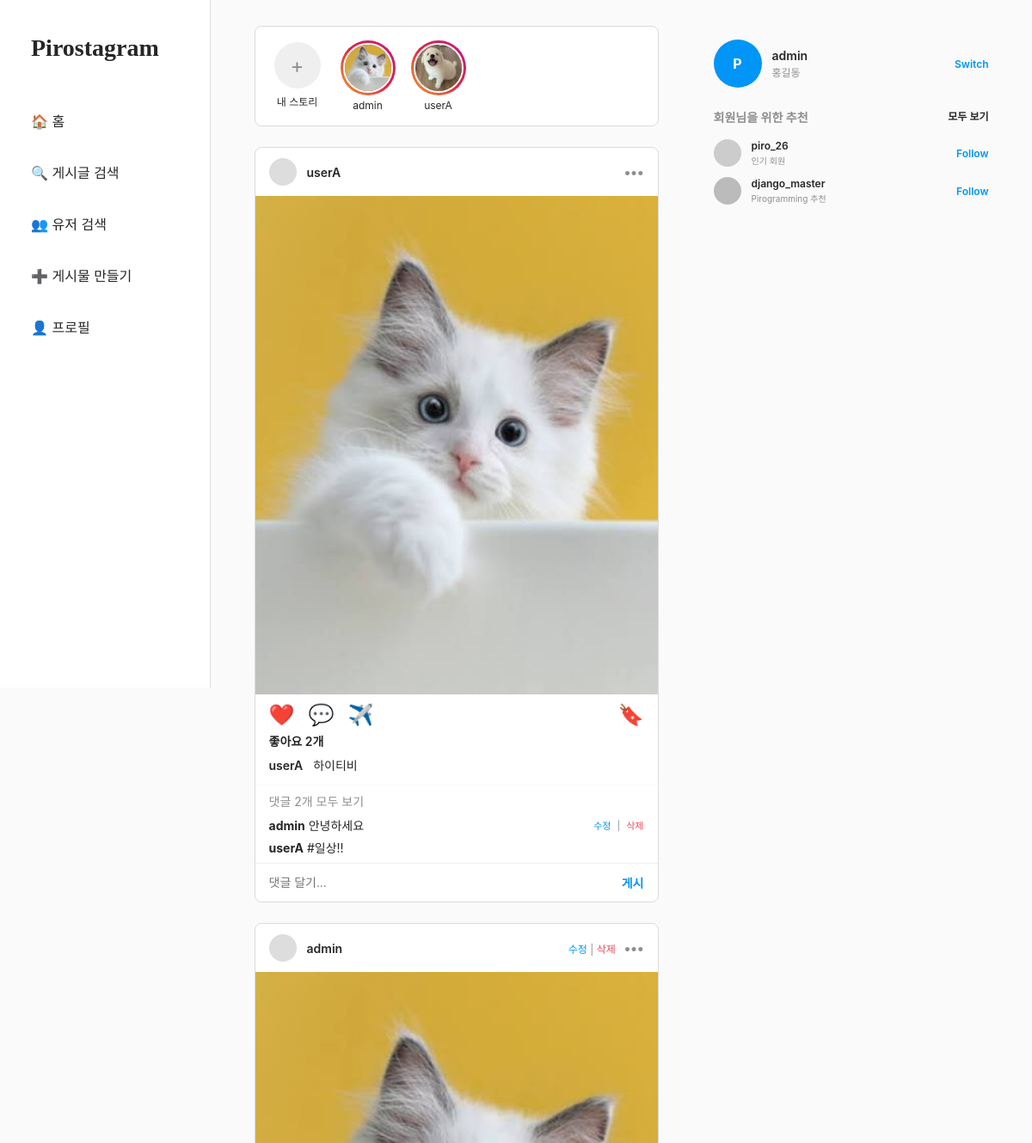
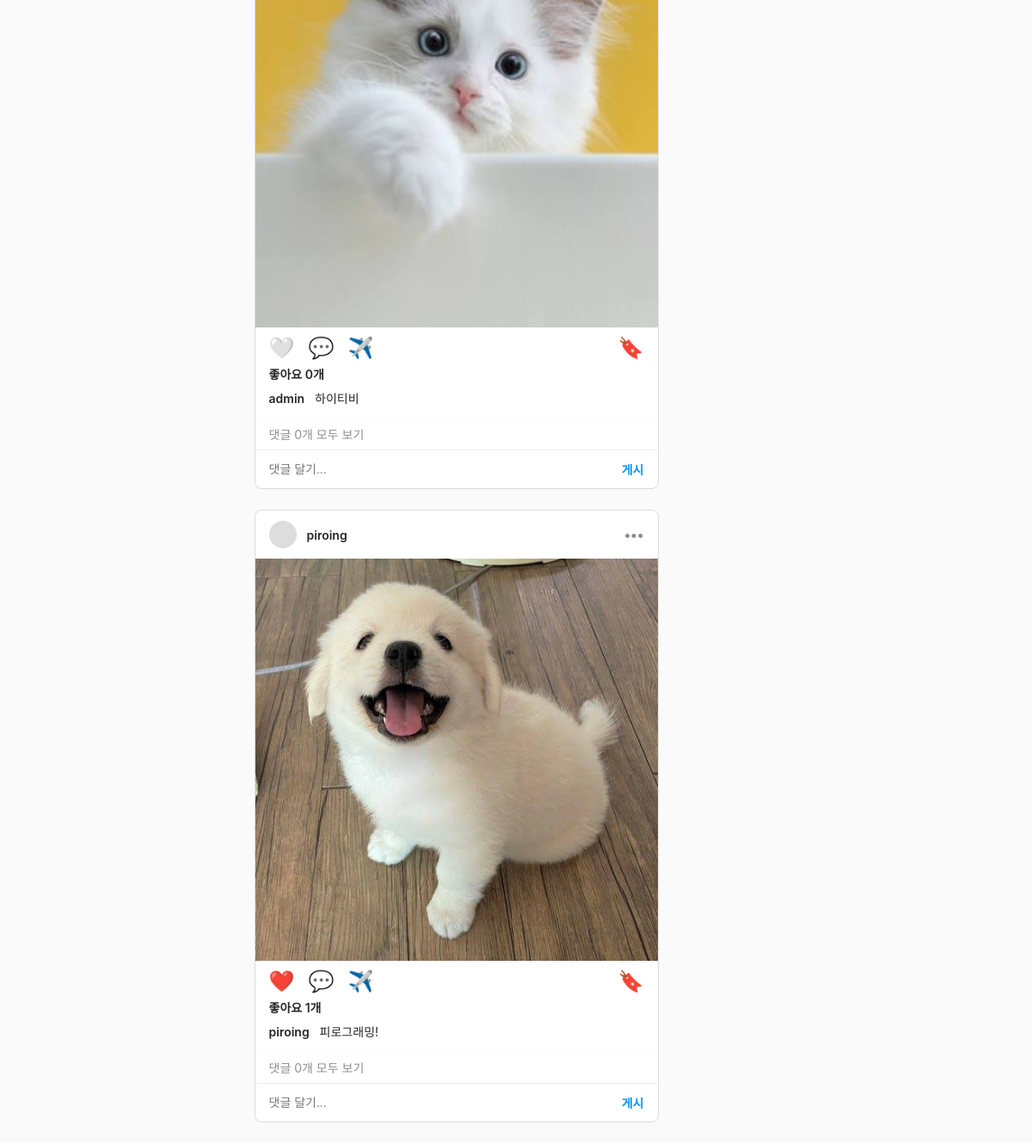
The page / (signed in) on the database its author committed (2 pictures, top to bottom).
### instagram_clone/models.py (models this page shows, shortened)
class Story(models.Model):
    author = models.ForeignKey(User, on_delete=models.CASCADE, related_name='stories')
    created_at = models.DateTimeField(auto_now_add=True)

class StoryImage(models.Model):
    story = models.ForeignKey(Story, on_delete=models.CASCADE, related_name='images')
    image = models.ImageField(upload_to='stories/')

class Post(models.Model):
    author = models.ForeignKey(User, on_delete=models.CASCADE, related_name = 'posts')
    content = models.TextField(blank=True)
    created_at = models.DateTimeField(auto_now_add=True)
    updated_at = models.DateTimeField(auto_now=True)
    image = models.ImageField(upload_to='posts/')

class Comment(models.Model):
    post = models.ForeignKey(Post, on_delete=models.CASCADE, related_name='comments')
    user = models.ForeignKey(User, on_delete=models.CASCADE, related_name='comments')
    content = models.TextField()
    created_at = models.DateTimeField(auto_now_add=True)
    updated_at = models.DateTimeField(auto_now=True)

### instagram_clone/views.py (the view)
# urls.py: path('', views.feed_view, name='feed'),
@login_required
def feed_view(request):
    user = request.user
    following_ids = Follow.objects.filter(follower=user).values_list('following_id', flat=True)
    feed_users = list(following_ids) + [user.id]
    posts = Post.objects.filter(author_id__in=feed_users).order_by('-created_at')
    stories = Story.objects.filter(author_id__in=feed_users).order_by('-created_at')
    my_likes = Like.objects.filter(user=user).values_list('post_id', flat=True)
    context = {
        'posts': posts,
        'stories': stories,
        'my_likes': my_likes,
    }
    return render(request, 'instagram/feed.html', context)

### instagram_clone/templates/instagram/feed.html (shortened to what this page needs)
<!DOCTYPE html>
<html lang="ko">
<head>
</head>
<body>
    <div class="sidebar">
        <div class="logo">Pirostagram</div>
        <ul class="menu-list">
            <li class="menu-item" onclick="location.href='{% url "feed" %}'">🏠 홈</li>
            <li class="menu-item">🔍 게시글 검색</li>
            <li class="menu-item" onclick="location.href='{% url "user_search" %}'">👥 유저 검색</li>
            <li class="menu-item" onclick="location.href='{% url "post_create" %}'">➕ 게시물 만들기</li>
            <li class="menu-item" onclick="location.href='{% url "user_profile" request.user.username %}'">👤 프로필</li>
        </ul>
    </div>
    <div class="main-container">
        <div class="timeline">
            <div class="story-container">
                <div class="story-circle-wrapper" onclick="location.href='{% url "story_create" %}'">
                    <div class="story-add-btn">+</div>
                    <span class="story-username">내 스토리</span>
                </div>
                {% for story in stories %}
                <div class="story-circle-wrapper" onclick="location.href='{% url "story_detail" story.id %}'">
                    <div class="story-avatar-border">
                        <img src="{{ story.images.first.image.url }}" class="story-avatar" alt="story avatar">
                    </div>
                    <span class="story-username">{{ story.author.username }}</span>
                </div>
                {% endfor %}
            </div>
            {% for post in posts %}
            <div class="post-card" id="post-{{ post.id }}">
                <div class="post-header">
                    <div class="post-author-info">
                        <div class="post-author-avatar"></div>
                        <a href="{% url 'user_profile' post.author.username %}" class="post-author-name">{{ post.author.username }}</a>
                    </div>
                    <div style="display: flex; align-items: center; gap: 10px;">
                        {% if post.author == request.user %}
                            <span style="font-size: 12px; font-weight: normal; color: #8E8E8E;">
                                <a href="{% url 'post_update' post.id %}" style="color: #0095F6;">수정</a> |
                                <a href="{% url 'post_delete' post.id %}" onclick="return confirm('정말 삭제하시겠습니까?')" style="color: #ED4956;">삭제</a>
                            </span>
                        {% endif %}
                        <div class="post-opt-btn">•••</div>
                    </div>
                </div>
                <img src="{{ post.image.url }}" class="post-img" alt="feed image">
                <div class="post-actions">
                    <div class="actions-left">
                        <button class="action-btn like-btn {% if post.id in my_likes %}liked{% else %}unliked{% endif %}" onclick="toggleLike({{ post.id }})">
                            {% if post.id in my_likes %}❤️{% else %}🤍{% endif %}
                        </button>
                        <button class="action-btn">💬</button>
                        <button class="action-btn">✈️</button>
                    </div>
                    <div class="action-right">
                        <button class="action-btn">🔖</button>
                    </div>
                </div>
                <span class="post-likes-count">좋아요 <span id="like-count-{{ post.id }}">{{ post.likes.count }}</span>개</span>
                <div class="post-body">
                    <a href="{% url "user_profile" post.author.username %}" style="font-weight: 600;">{{ post.author.username }}</a>
                    <span class="post-caption">{{ post.content }}</span>
                </div>
                <div class="comment-section">
                    <span class="view-comments-link">댓글 {{ post.comments.count }}개 모두 보기</span>
                    <div class="comment-list" id="comment-list-{{ post.id }}">
                        {% for comment in post.comments.all %}
                        <p style="display: flex; justify-content: space-between; align-items: center; margin-bottom: 6px;">
                            <span>
                                <b>{{ comment.user.username }}</b> {{ comment.content }}
                            </span>
                            {% if comment.user == request.user %}
                            <span style="font-size: 11px; color: #8E8E8E;">
                                <a href="{% url 'comment_update' comment.id %}" style="color: #0095F6; margin-right: 4px;">수정</a> |
                                <a href="{% url 'comment_delete' comment.id %}" onclick="return confirm('댓글을 삭제하시겠습니까?')" style="color: #ED4956; margin-left: 4px;">삭제</a>
                            </span>
                            {% endif %}
                        </p>
                        {% endfor %}
                    </div>
                </div>
                <div class="comment-form">
                    <input type="text" id="comment-input-{{ post.id }}" class="comment-input" placeholder="댓글 달기...">
                    <button class="comment-submit" onclick="submitComment({{ post.id }})">게시</button>
                </div>
            </div>
            {% empty %}
            <p style="text-align:center; padding: 40px 0; color:#8E8E8E;">팔로우한 유저의 게시글이 없습니다.</p>
            {% endfor %}
        </div>
        <div class="right-sidebar">
            <div class="my-profile-summary">
                <div class="user-info-block">
                    <div style="width: 56px; height: 56px; border-radius: 50%; background:#0095F6; display:flex; align-items:center; justify-content:center; color:white; font-weight:bold;">P</div>
                    <div>
                        <div class="username-main">{{ request.user.username }}</div>
                        <div class="sub-text">홍길동</div>
                    </div>
                </div>
                <div class="switch-btn" onclick="location.href='{% url "login" %}'">Switch</div>
            </div>
            <div class="recommend-title-bar">
                <span class="recommend-title">회원님을 위한 추천</span>
                <span class="recommend-all-btn">모두 보기</span>
            </div>
            <div class="recommend-list">
                <div class="recommend-item">
                    <div class="user-info-block">
                        <div style="width:32px; height:32px; border-radius:50%; background:#ccc;"></div>
                        <div>
                            <div class="username-main" style="font-size:12px;">piro_26</div>
                            <div class="sub-text" style="font-size:10px;">인기 회원</div>
                        </div>
                    </div>
                    <span class="follow-link-text">Follow</span>
                </div>
                <div class="recommend-item">
                    <div class="user-info-block">
                        <div style="width:32px; height:32px; border-radius:50%; background:#bbb;"></div>
                        <div>
                            <div class="username-main" style="font-size:12px;">django_master</div>
                            <div class="sub-text" style="font-size:10px;">Pirogramming 추천</div>
                        </div>
                    </div>
                    <span class="follow-link-text">Follow</span>
                </div>
            </div>
        </div>
    </div>
</body>
</html>

### rows shown on the page
Story: images.first.image (picture), author.username "admin"
Story: images.first.image (picture), author.username "userA"
Post: author.username "userA", image (picture), likes.count "2", content "하이티비", comments.count "2"
Comment: user.username "admin", content "안녕하세요", shows "수정"
Comment: user.username "userA", content "#일상!!"
Post: author.username "admin", shows "수정", image (picture), likes.count "0", content "하이티비", comments.count "0"
Post: author.username "piroing", image (picture), likes.count "1", content "피로그래밍!", comments.count "0"

### other values the page prints
{{ request.user.username }} "admin"
